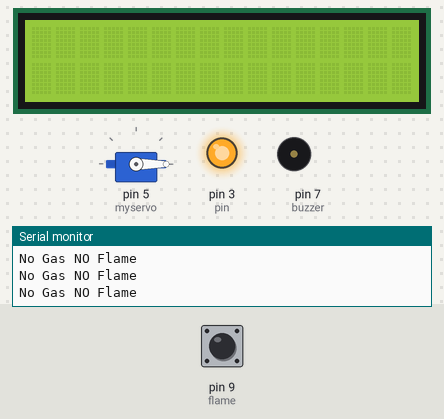
The sketch below on a simulated Arduino Uno, built with avr-gcc and run on an emulated ATmega328P. Parts: 16×2 character LCD, servo, output pins drawn as LEDs (lit = HIGH), buzzer (waves = sounding), the last lines printed to the serial monitor. Dashed ring = blinking. The test bench sets the inputs (shaded band); at power-on: pin 9 (flame) LOW.

Above: at 1.2 s.
1.3 s: pin 9 (flame) driven HIGH
At 1.52 s:
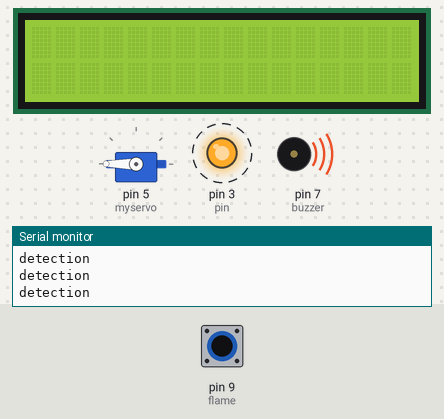
2.9 s: pin 9 (flame) driven LOW
At 3.8 s:
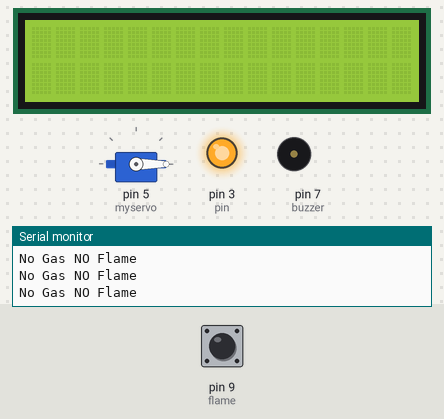
5.9 s: pin 9 (flame) pulsed HIGH 2 times (0.12 s each, 0.3 s apart)
At 6.22 s:
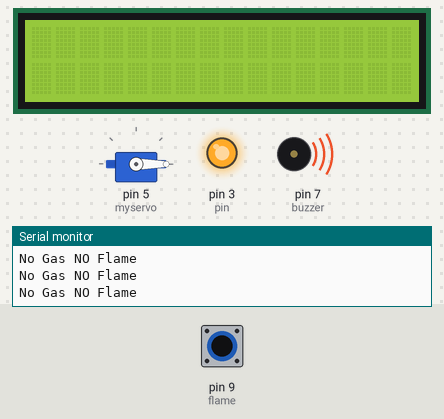
9.5 s: pin 9 (flame) pulsed HIGH 5 times (0.12 s each, 0.3 s apart)
At 9.68 s:
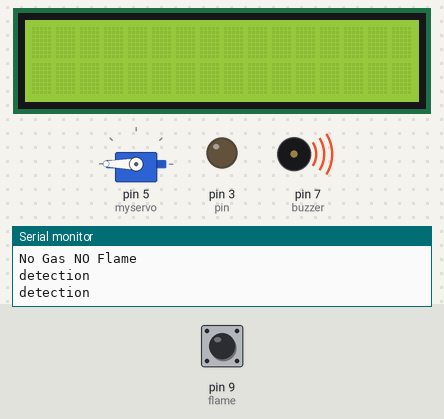
Timing chart, 0 to 12.5 s (numbered marks = the images above; inputs shaded):
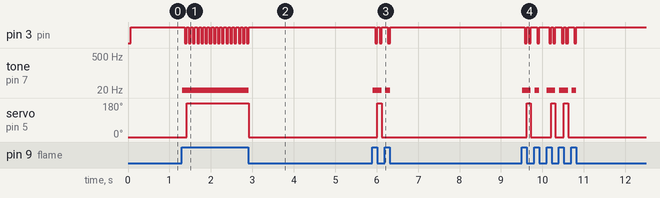

The sketch:

gaz__flamme.ino
```cpp
#include <Servo.h>
  #include <LiquidCrystal.h> // includes the LiquidCrystal Library


Servo myservo;
int GAS  =2;
int flame =9;
const int buzzer =7;
int pin=3;
int delai=50;
int GAZ;
int FLA;

LiquidCrystal lcd(1, 2, 4, 5, 6, 7); // Creates an LC object. Parameters: (rs, enable, d4, d5, d6, d7)
void setup() {
  // put your setup code here, to run once:
   lcd.begin(16,2);
  pinMode(buzzer, OUTPUT); // Set buzzer as an output


Serial.begin(9600);
pinMode (flame,INPUT);
pinMode (GAS,INPUT );
pinMode (pin,OUTPUT);
myservo.attach(5);
 myservo.write(0);
}

void loop() {
  // put your main code here, to run repeatedly:
GAZ =digitalRead(GAS);
FLA=digitalRead (flame);
if (GAZ!=LOW or FLA!=LOW)
{
  tone (buzzer,HIGH);
  Serial.println ("detection");
  digitalWrite (pin,HIGH);
  delay (delai);
  digitalWrite (pin , LOW );
 delay (delai);
    myservo.write(180);
}
else {
  noTone (buzzer);
  Serial.println ("No Gas NO Flame");
  digitalWrite (pin,HIGH);
    myservo.write(0);
}}
```

Measured:
- after the input at 1.3 s, pin 3 (pin): alternates HIGH for 0.05 s and LOW for 0.05 s, starting after 0.06 s; tone on pin 7 (buzzer): silent → 1 Hz at once; servo on pin 5 (myservo): 0° → 180° after 0.11 s
- after the input at 2.9 s, pin 3 (pin): goes on until 2.9 s, then stays HIGH; tone on pin 7 (buzzer): 1 Hz → silent at once; servo on pin 5 (myservo): 180° → 0° at once
- after the input at 5.9 s, pin 3 (pin): goes LOW 0.05 s, HIGH 0.05 s, LOW 0.05 s, HIGH 0.15 s, LOW 0.05 s, then HIGH, starting after 0.07 s; tone on pin 7 (buzzer): silent → 1 Hz at once, → silent 0.21 s later, → 1 Hz 0.09 s later, → silent 0.11 s later; servo on pin 5 (myservo): 0° → 180° after 0.12 s, → 0° 0.10 s later
- after the input at 9.5 s, tone on pin 7 (buzzer): plays 1 Hz for 0.21 s, 1 Hz for 0.11 s, 1 Hz for 0.21 s, 1 Hz for 0.21 s, 1 Hz for 0.11 s, starting at once; servo on pin 5 (myservo): goes 180° 0.10 s, 0° 0.49 s, 180° 0.10 s, 0° 0.20 s, 180° 0.10 s, then 0°, starting after 0.12 s
